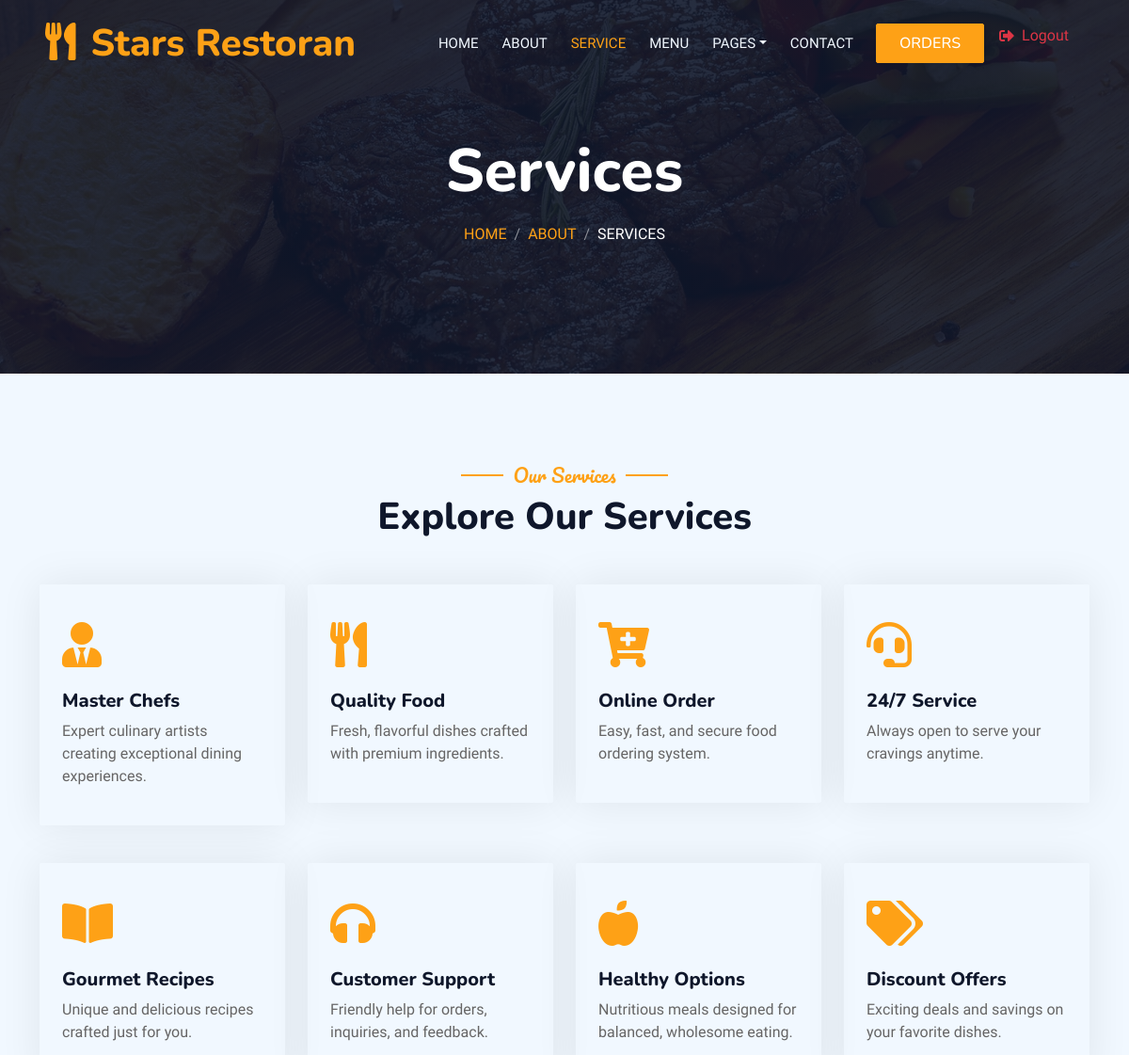
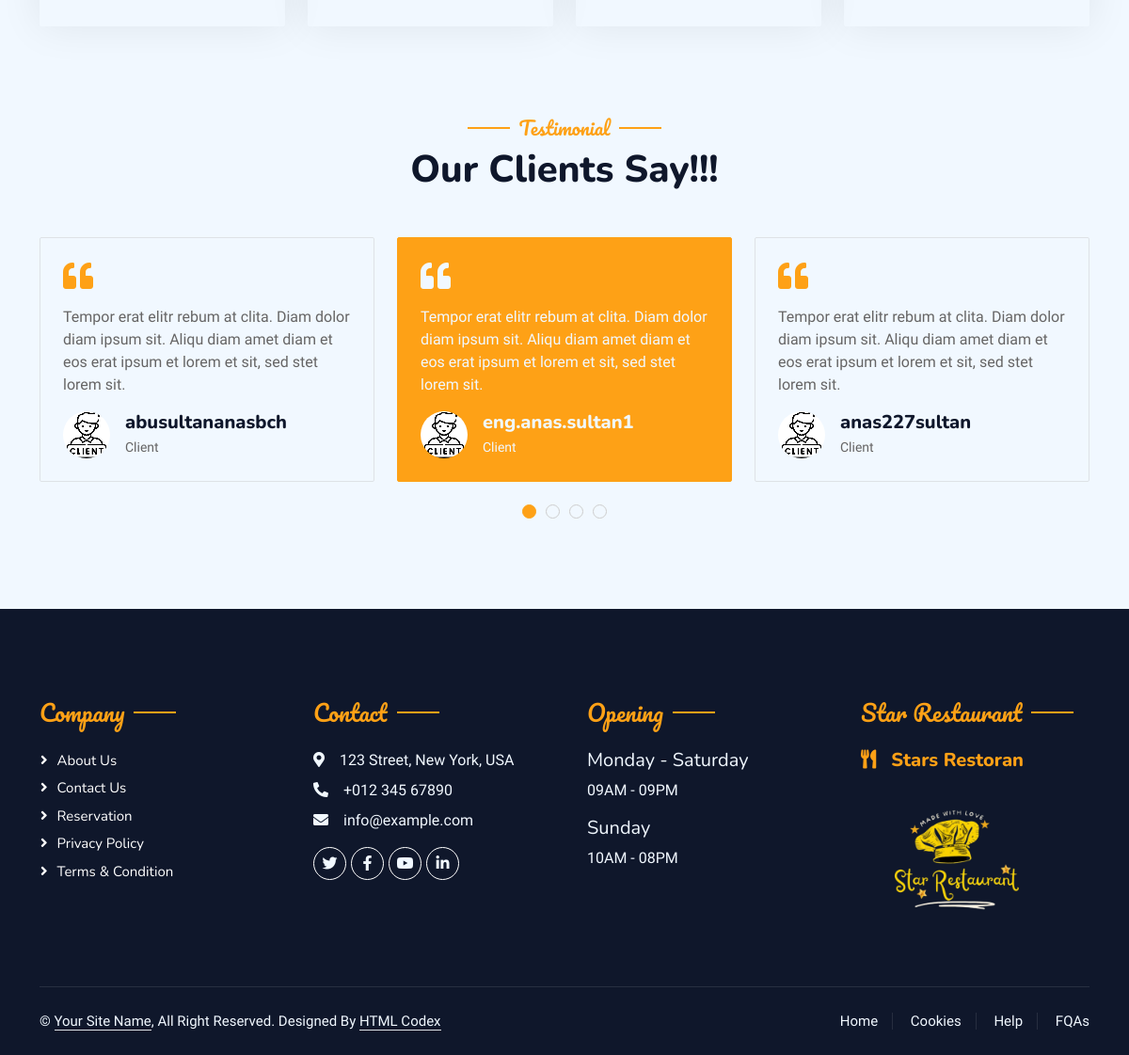
/stars/restaurant/services/ (signed in), run on the app's committed database (2 pictures, top to bottom).
### restaurant_app/models.py (models this page shows, shortened)
class Services(models.Model):
    name = models.CharField(max_length=50, blank=False, default='Service')
    description = models.CharField(max_length=2500,blank=False,default='description of services')
    icon = models.ImageField(upload_to='icons/',default='defa/client.png')
    text_icon = models.CharField(max_length=2500,default='fa fa-3x fa-cart-plus text-primary mb-4')

class Comment(models.Model):
    STATUS_CHOICES=[
        ('pending','Pending'),
        ('approved','Approved'),
        ('rejected','Rejected'),
    ]
    user = models.ForeignKey(User, on_delete=models.CASCADE, related_name='comments')
    text = models.TextField(max_length=4000, blank=False)
    created_at = models.DateTimeField(auto_now_add=True)
    status = models.CharField(max_length=10, choices=STATUS_CHOICES, default='pending')

class Rest_detail(models.Model):
    name = models.CharField(max_length=255,blank=False,default='restaurant')
    address = models.CharField(max_length=255,blank=False,default='address')
    phone_number = models.CharField(max_length=20,blank=False,default='phone_number')
    email = models.EmailField(max_length=255,blank=False,default='email')
    image = models.ImageField(upload_to='restaurant/',default='defa/defa.png')
    description1 = models.CharField(max_length=255,default='Enjoy OurDelicious Meal')
    description2 = models.CharField(max_length=1500,default='Tempor erat elitr rebum at clita. Diam dolor diam ipsum sit. Aliqu diam amet diam et eos. Clita erat ipsum et lorem et sit, sed stet lorem sit clita duo justo magna dolore erat amet')

### accounts/models.py (models this page shows, shortened)
class Account(models.Model):
    user = models.OneToOneField(User,on_delete=models.CASCADE, related_name='account')
    job_title = models.CharField(max_length=255, blank=True, default='Client')
    image = models.ImageField(upload_to='clients/', default='defa/client.png')  # Add profile image
    credits = models.SmallIntegerField(default=0)
    created_at = models.DateTimeField(auto_now_add=True)
    updated_at = models.DateTimeField(auto_now=True)

### restaurant_app/views.py (the view)
# urls.py: path('services/',views.service,name='services'),
def service(request):
    services = Services.objects.all()
    rest_detail = get_object_or_404(Rest_detail,pk =1)
    breadcrumb_section_url = reverse('restaurant_app:about')
    comments = Comment.objects.filter(status='approved').order_by('-created_at')
    context = {
        'services': services,
        'service':'active',
        'page_title': 'Services',
        'breadcrumb_section': 'About',
        'breadcrumb_active': 'Services',
        'rest_detail': rest_detail,
        'breadcrumb_section_url': breadcrumb_section_url,
        'comments': comments,
        }
    return render(request,'restaurant/services.html',context)

### restaurant_app/templates/restaurant/services.html (shortened to what this page needs)
{% extends 'restaurant/base_other.html' %}
{% load static %}
{% block content %}
<!DOCTYPE html>
<html lang="en">
<head>
    <link rel="stylesheet" href="https://cdnjs.cloudflare.com/ajax/libs/OwlCarousel2/2.3.4/assets/owl.carousel.min.css">
    <link rel="stylesheet" href="https://cdnjs.cloudflare.com/ajax/libs/OwlCarousel2/2.3.4/assets/owl.theme.default.min.css">
    <link rel="stylesheet" href="https://cdnjs.cloudflare.com/ajax/libs/animate.css/4.1.1/animate.min.css">
</head>
<body>
    <div class="container-xxl py-5">
        <div class="container">
            <div class="text-center wow fadeInUp" data-wow-delay="0.1s">
                <h5 class="section-title ff-secondary text-center text-primary fw-normal">Our Services</h5>
                <h1 class="mb-5">Explore Our Services</h1>
            </div>
            <div class="row g-4">
                {% for service in services %}
                <div class="col-lg-3 col-sm-6 wow fadeInUp" data-wow-delay="0.1s">
                    <div class="service-item rounded pt-3">
                        <div class="p-4">
                            <i class="{{ service.text_icon }}"></i>
                            <h5>{{ service.name }}</h5>
                            <p>{{ service.description }}</p>
                        </div>
                    </div>
                </div>
                {% if forloop.counter|divisibleby:4 and not forloop.last %}<p></p>
                </div><div class="row g-4">
                {% endif %}
                {% endfor %}
            </div>
        </div>
    </div>
    <div class="container-xxl py-5 wow fadeInUp" data-wow-delay="0.1s">
        <div class="container">
            <div class="text-center">
                <h5 class="section-title ff-secondary text-center text-primary fw-normal">Testimonial</h5>
                <h1 class="mb-5">Our Clients Say!!!</h1>
            </div>
            <div class="owl-carousel testimonial-carousel">
                {% for comment in comments %}
                <div class="testimonial-item bg-transparent border rounded p-4">
                    <i class="fa fa-quote-left fa-2x text-primary mb-3"></i>
                    <p>{{ comment.text }}</p>
                    <div class="d-flex align-items-center">
                        <img class="img-fluid flex-shrink-0 rounded-circle" src="{{ comment.user.account.image.url }}" style="width: 50px; height: 50px;">
                        <div class="ps-3">
                            <h5 class="mb-1">{{ comment.user.username }}</h5>
                            <small>{{ comment.user.account.job_title }}</small>
                        </div>
                    </div>
                </div>
                {% endfor %}
            </div>
        </div>
    </div>
</body>
</html>
{% endblock content %}

### restaurant_app/templates/restaurant/footer.html (shortened to what this page needs)
<div class="container-fluid bg-dark text-light footer pt-5 mt-5 wow fadeIn" data-wow-delay="0.1s">
    <div class="container py-5">
        <div class="row g-5">
            <div class="col-lg-3 col-md-6">
                <h4 class="section-title ff-secondary text-start text-primary fw-normal mb-4">Company</h4>
                <a class="btn btn-link" href="{% url 'restaurant_app:about'%}">About Us</a>
                <a class="btn btn-link" href="{% url 'restaurant_app:contact'%}">Contact Us</a>
                <a class="btn btn-link" href="">Reservation</a>
                <a class="btn btn-link" href="">Privacy Policy</a>
                <a class="btn btn-link" href="">Terms & Condition</a>
            </div>
            <div class="col-lg-3 col-md-6">
                <h4 class="section-title ff-secondary text-start text-primary fw-normal mb-4">Contact</h4>
                <p class="mb-2"><i class="fa fa-map-marker-alt me-3"></i>123 Street, New York, USA</p>
                <p class="mb-2"><i class="fa fa-phone-alt me-3"></i>+012 345 67890</p>
                <p class="mb-2"><i class="fa fa-envelope me-3"></i>info@example.com</p>
                <div class="d-flex pt-2">
                    <a class="btn btn-outline-light btn-social" href=""><i class="fab fa-twitter"></i></a>
                    <a class="btn btn-outline-light btn-social" href=""><i class="fab fa-facebook-f"></i></a>
                    <a class="btn btn-outline-light btn-social" href=""><i class="fab fa-youtube"></i></a>
                    <a class="btn btn-outline-light btn-social" href=""><i class="fab fa-linkedin-in"></i></a>
                </div>
            </div>
            <div class="col-lg-3 col-md-6">
                <h4 class="section-title ff-secondary text-start text-primary fw-normal mb-4">Opening</h4>
                <h5 class="text-light fw-normal">Monday - Saturday</h5>
                <p>09AM - 09PM</p>
                <h5 class="text-light fw-normal">Sunday</h5>
                <p>10AM - 08PM</p>
            </div>
            <div class="col-lg-3 col-md-6">
                <h4 class="section-title ff-secondary text-start text-primary fw-normal mb-4">Star Restaurant</h4>
                <h5 class="text-primary m-0"><i class="fa fa-utensils me-3"></i>Stars Restoran</h5>
                <img src="{{ rest_detail.image.url }}" alt="Logo" style="width: 200px; height: 180px; object-fit: cover; margin-right: 10px;">
            </div>
        </div>
    </div>
    <div class="container">
        <div class="copyright">
            <div class="row">
                <div class="col-md-6 text-center text-md-start mb-3 mb-md-0">
                    &copy; <a class="border-bottom" href="#">Your Site Name</a>, All Right Reserved.
                    Designed By <a class="border-bottom" href="https://htmlcodex.com">HTML Codex</a>
                </div>
                <div class="col-md-6 text-center text-md-end">
                    <div class="footer-menu">
                        <a href="{% url 'restaurant_app:home'%}">Home</a>
                        <a href="">Cookies</a>
                        <a href="">Help</a>
                        <a href="">FQAs</a>
                    </div>
                </div>
            </div>
        </div>
    </div>
</div>

### restaurant_app/static/css/style.css (style rules this page uses)
:root { --primary: #FEA116; --light: #F1F8FF; --dark: #0F172B; }
.ff-secondary { font-family: 'Pacifico', cursive; }
.btn { font-family: 'Nunito', sans-serif; font-weight: 500; text-transform: uppercase; transition: .5s; }
.section-title { position: relative; display: inline-block; }
.section-title::before { position: absolute; content: ""; width: 45px; height: 2px; top: 50%; left: -55px; margin-top: -1px; background: var(--primary); }
.section-title::after { position: absolute; content: ""; width: 45px; height: 2px; top: 50%; right: -55px; margin-top: -1px; background: var(--primary); }
.section-title.text-start::before, .section-title.text-end::after { display: none; }
.service-item { box-shadow: 0 0 45px rgba(0, 0, 0, .08); transition: .5s; }
.service-item * { transition: .5s; }
.testimonial-carousel .owl-item .testimonial-item, .testimonial-carousel .owl-item.center .testimonial-item * { transition: .5s; }
.testimonial-carousel .owl-item.center .testimonial-item { background: var(--primary) !important; border-color: var(--primary) !important; }
.testimonial-carousel .owl-item.center .testimonial-item * { color: var(--light) !important; }
.footer .btn.btn-social { margin-right: 5px; width: 35px; height: 35px; display: flex; align-items: center; justify-content: center; color: var(--light); border: 1px solid #FFFFFF; border-radius: 35px; transition: .3s; }
.footer .btn.btn-link { display: block; margin-bottom: 5px; padding: 0; text-align: left; color: #FFFFFF; font-size: 15px; font-weight: normal; text-transform: capitalize; transition: .3s; }
.footer .btn.btn-link::before { position: relative; content: "\f105"; font-family: "Font Awesome 5 Free"; font-weight: 900; margin-right: 10px; }
.footer .copyright { padding: 25px 0; font-size: 15px; border-top: 1px solid rgba(256, 256, 256, .1); }
.footer .copyright a { color: var(--light); }
.footer .footer-menu a { margin-right: 15px; padding-right: 15px; border-right: 1px solid rgba(255, 255, 255, .1); }
.footer .footer-menu a:last-child { margin-right: 0; padding-right: 0; border-right: none; }

### data on the page
Services: name "Master Chefs", description "Expert culinary artists creating exceptional dining experiences."
Services: name "Quality Food", description "Fresh, flavorful dishes crafted with premium ingredients."
Services: name "Online Order", description "Easy, fast, and secure food ordering system."
Services: name "24/7 Service", description "Always open to serve your cravings anytime."
Services: name "Gourmet Recipes", description "Unique and delicious recipes crafted just for you."
Services: name "Customer Support", description "Friendly help for orders, inquiries, and feedback."
Services: name "Healthy Options", description "Nutritious meals designed for balanced, wholesome eating."
Services: name "Discount Offers", description "Exciting deals and savings on your favorite dishes."
Comment: text "Tempor erat elitr rebum at clita. Diam dolor diam ipsum sit. Aliqu diam amet diam et eos erat ipsum et lorem et sit, sed stet lorem sit.", user.account.image (picture), user.username "eng.anas.sultan1", user.account.job_title "Client"
Comment: text "Tempor erat elitr rebum at clita. Diam dolor diam ipsum sit. Aliqu diam amet diam et eos erat ipsum et lorem et sit, sed stet lorem sit.", user.account.image (picture), user.username "anas227sultan", user.account.job_title "Client"
Comment: text "Tempor erat elitr rebum at clita. Diam dolor diam ipsum sit. Aliqu diam amet diam et eos erat ipsum et lorem et sit, sed stet lorem sit.", user.account.image (picture), user.username "abusultananasbch", user.account.job_title "Client"
Rest_detail: image (picture)

### other printed values
{{ page_title }} "Services"
{{ breadcrumb_section }} "ABOUT"
{{ breadcrumb_active }} "SERVICES"
